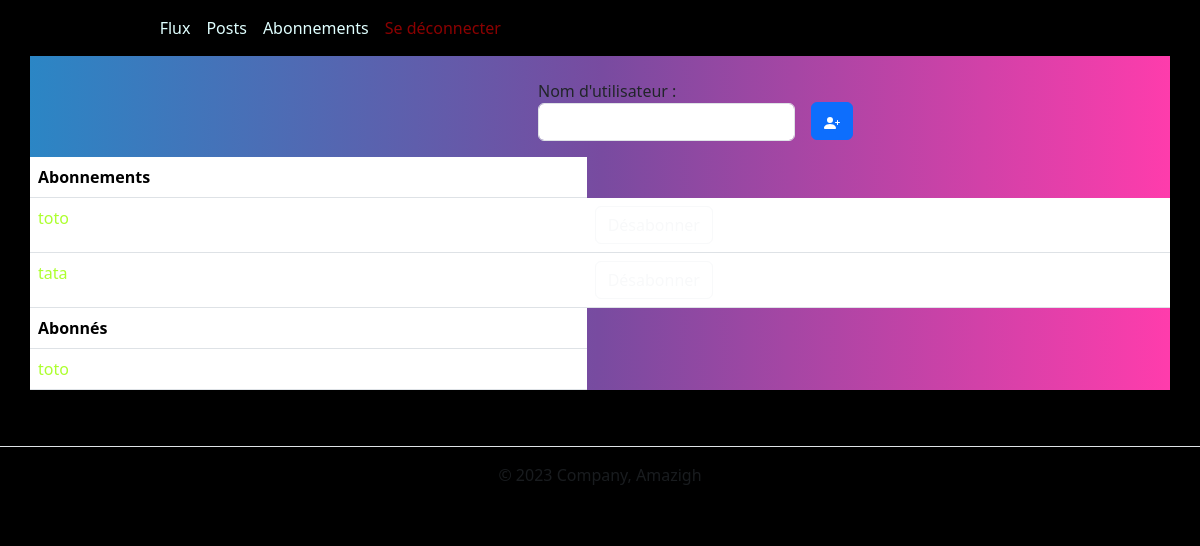
Page /blog/abonnements/ (signed in) on the earlier database version.
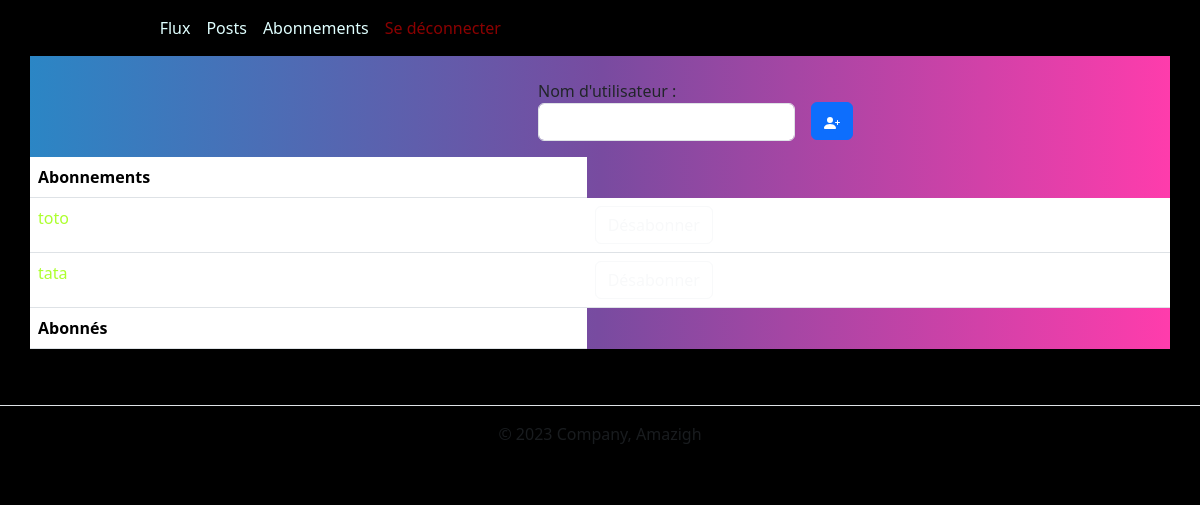
Same page on the later database version.
### authentification/models.py (models this page shows)
class UserFollows(models.Model):
    user = models.ForeignKey(to=User, on_delete=models.CASCADE,
                             related_name='following')
    followed_user = models.ForeignKey(to=User, on_delete=models.CASCADE,
                                      related_name='followed_by')
    class Meta:
        unique_together = ('user', 'followed_user', )

class User(AbstractUser):
    profile_photo = models.ImageField(verbose_name='Photo de profil')

### blog/views.py (the view)
@login_required
def abonnements_view(request):
    user = request.user
    userFollowing = UserFollows.objects.filter(user=user)
    userFollowedBy = UserFollows.objects.filter(followed_user=user)
    message = ""
    dejaAbonné = False
    if request.method == 'POST':
        form = forms.FollowUsers(request.POST)
        if form.is_valid():
            username = form.cleaned_data['username']
            User = get_user_model()
            userResults = User.objects.filter(username=username).first()
            if userResults:
                for element in userFollowing:
                    if userResults == element.followed_user:
                        dejaAbonné = True
                if userResults == user:
                    message = "On ne peut pas s'abonner a soit meme"
                elif dejaAbonné:
                    message = "Vous etes deja abonné a cet utlilisateur!"
                else:
                    userFollow = UserFollows()
                    userFollow.user = user
                    userFollow.followed_user = userResults
                    userFollow.save()
                    return redirect('abonnements-view')
            else:
                message = "l'utilisateur n'existe pas"
        else:
            message = "erreur de saisie!"
    else:
        form = forms.FollowUsers()
    context = {
        'form': form,
        'message': message,
        'userFollowing': userFollowing,
        'userFollowedBy': userFollowedBy,
    }
    return render(request, 'blog/abonnements.html', context=context)

### blog/forms.py
class FollowUsers(forms.Form):
    username = forms.CharField(max_length=63, label="Nom d'utilisateur",
                               widget=forms.TextInput(
                                   attrs={'class': 'form-control'}))

### blog/templates/blog/abonnements.html (shortened to what this page needs)
{% extends 'blog/master.html' %}
{% block content %}
<form action="" method="post" class="row g-3" style="
margin-left: 500px;
">
  <div class="col-auto">
    {{ form.as_p }}
  </div>
  <div class="col-auto">
    <button type="submit" class="btn btn-primary" style="margin-top: 23px;">
    </button>
  </div>
</form>
<table class="table">
    <thead>
      <tr>
        <th scope="col"
        style="color: black;"
    >Abonnements</th>
      </tr>
    </thead>
    <tbody>
        {% for user in userFollowing %}
        <tr>
            <td style="color: greenYellow;">{{ user.followed_user}}</td>
            <td><a  href="{% url 'desabonnements-view' user.id %}" class="btn btn-outline-light" role="button">Désabonner</a></td>
        </tr>
        {% endfor %}
    </tbody>
    <thead>
        <tr>
          <th scope="col" style="color: black;">Abonnés</th>
        </tr>
    </thead>
    <tbody>
        {% for user in userFollowedBy %}
        <tr>
            <td style="color: greenYellow;">{{ user.user}}</td>
        </tr>
        {% endfor %}
    </tbody>
  </table>
{% endblock %}

Differences in the rows shown:
removed UserFollows: user "toto"
